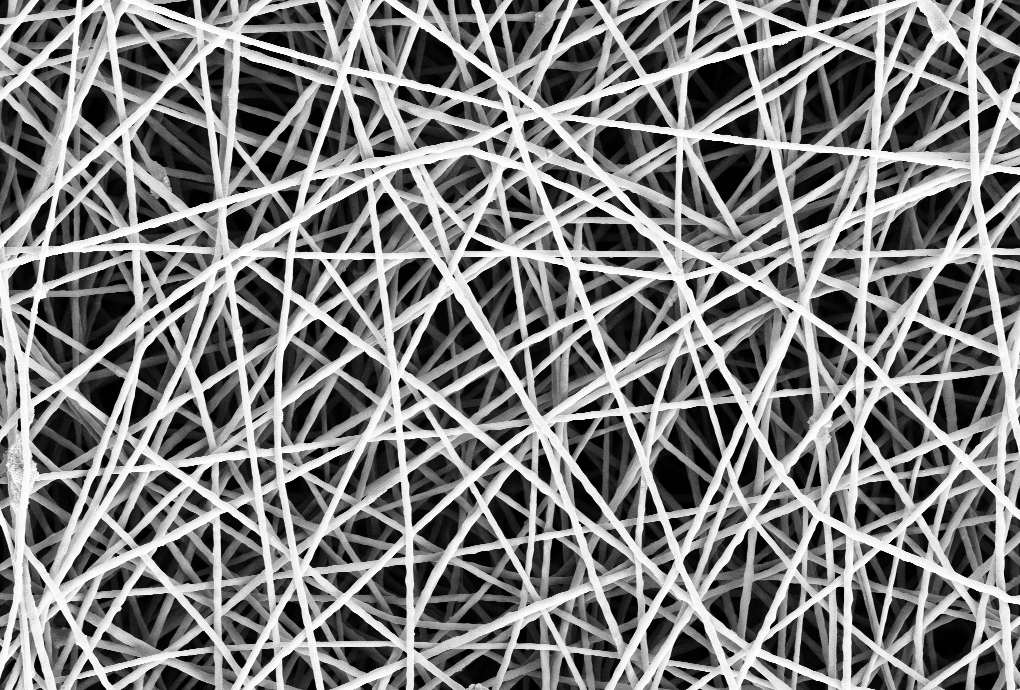
#> input picture data/img_normal.png, 1020 x 690 px
$ jupyter execute --allow-errors lez_17_Anomaly_Detection.ipynb
#> lines starting #> are read from the running program, lines starting #| are printed output that depends on the picture
[cell 1]
from skimage.io import imread
import numpy as np
from scipy.io import loadmat
import scipy as sp
from matplotlib import pyplot as plt
import time

[cell 2]
rootfolder = '..'

Useful function for plot the dictionary

[cell 3]
# [17 lines left out: function get_dictionary_img, not called in this run]

Set all the paramters for the anomaly detection

[cell 4]
# patch size (tha patch is square)
p = 15

# number of patches in the training set for dictionary learning
npatch_dictionary = 10000

# number of patches to estimate the confidence region
npatch_region = 1000

# paramters for the dictionary learning using the KSVD
niter_dl = 10
natom = int(np.round(p**2*1.5))
L = 4

# regularization parameters for the l1 sparse coding
lmbda = 0.18

Construct the training and validation sets
------------------------------------------

[cell 5]
# load the training image and rescale it in [0,1]
img = imread(f'{rootfolder}/data/img_normal.png') / 255
#> img: shape (690, 1020) float64; min 0, max 0.996, mean 0.502

# extract random patches from the image and store them in a matrices S, V
S = np.zeros((p**2, npatch_dictionary))
V = np.zeros((p**2, npatch_dictionary))

# extract npatch random pxp (flattened to M) patches from the image
for i in range(npatch_dictionary):
    x = np.random.randint(0, img.shape[0] - p)
    y = np.random.randint(0, img.shape[1] - p)
    S[:, i] = img[x:x+p, y:y+p].flatten()

for i in range(npatch_region):
    x = np.random.randint(0, img.shape[0] - p)
    y = np.random.randint(0, img.shape[1] - p)
    V[:, i] = img[x:x+p, y:y+p].flatten()

Dictionary Learning
-------------------
Perform preprocessing on the patches in $S$

[cell 6]
# PREPROCESSING: exclude black patches from S
print(S.shape)
#| (225, 10000)
v = np.median(S, axis=0)
#> v = 10000 values, max 0.976 at index 4540, min 0.00392 at index 38, mean 0.528
S = S[:,v > 0.06]
print(S.shape)
#| (225, 9447)

[cell 7]
# PREPROCESSING: remove the mean from each patch
S = S - np.mean(S, axis=0)

Perform dictionary learning via KSVD or MOD

[cell 8]
# [33 lines left out: function OMP, not called in this run]

[cell 9]
'''
# number of columns of the dictionary
N = S.shape[1]

# intialize the dictionary
D = np.random.rand(p**2, N)

# normalize each column of D (zero mean and unit norm)
D -= np.mean(D, axis=0)
norms = np.linalg.norm(D, axis=0)
D /= norms

# number of iteration of the KSVD
max_iter = 5

# maximum number of nonzero coefficients for the sparse coding
L = 4

# initialize the coefficient matrix
X = np.zeros((N, S.shape[1]))


for iter in range(max_iter):
    time_start = time.time()
    print(f'iter {iter}')
    # perform the sparse coding via OMP of all the columns of S
    for n in range(S.shape[1]):
      X[:, n] = OMP(S[:, n], D, L, 1e-3)

    # iterate over the columns of D
    for j in range(N):
        # find which signals uses the j-th atom in the sparse coding
        omega = np.nonzero(X[j, :])[0]

        if len(omega) == 0:
            D[:, j] = np.random.rand(p**2)
            D[:, j] -= D[:, j].mean()  # Remove mean
            D[:, j] /= np.linalg.norm(D[:, j])  # Normalize
        else:
            # compute the residual matrix E, ignoring the j-th atom
            E = S - (D @ X - np.outer(D[:, j], X[j, :]))

            # restrict E to the columns indicated by omega
            Eomega = E[:, omega]

            # compute the SVD of Eomega
            U, Sigma, V = np.linalg.svd(Eomega, full_matrices=False)

            # update the dictionary
            D[:, j] = U[:, 0]

            # update the coefficient matrix
            X[j, omega] = Sigma[0] * V[0, :]

    time_end = time.time()
    print(f'{time_end - time_start:.0f}')
'''
# or load a precomputed dictionary
#> (the rest of this cell did not finish here and is left out)

Show the learned dictionary

#> (a cell that did not finish here is left out)

## Confidence region estimation / density estimation

[cell 11]
# PREPROCESSING: exclude black patches
print(V.shape)
#| (225, 10000)
v = np.median(V, axis=0)
#> v = 10000 values, max 0.969 at index 882, min 0 at index 1000, mean 0.0533
V = V[:,v > 0.06]
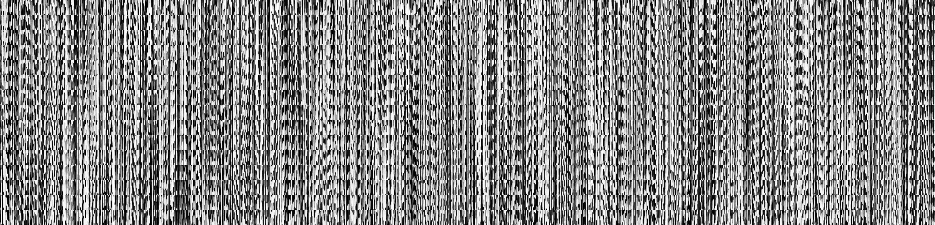
#> V: shape (225, 935) float64; min 0, max 0.996, mean 0.529
print(V.shape)
#| (225, 935)

[cell 12]
# PREPROCESSING: remove the mean from each patch
V = V - np.mean(V, axis=0)
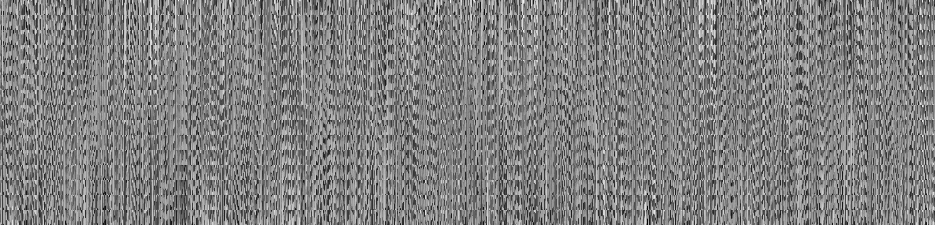
#> V: shape (225, 935) float64; min -0.902, max 0.887, mean -1.09e-17; drawn with min black and max white

[cell 13]
# sparse coding of each patch in V
X = np.zeros((natom, V.shape[1]))
#> (the rest of this cell did not finish here and is left out)

[cell 14]
# computing the anomaly indicators (l1 norm, reconstruction error) for each
# patch in V

A = np.zeros((2, V.shape[1]))     # each column contains the values of the anomaly_scores for a patch

#> (the rest of this cell did not finish here and is left out)

[cell 15]
# estimation of the threshold that gives the desired false positive rate
# using the patches in V

FPR_target = 0.05

# compute the mahalanobis distance for each indicator vector in A
mahal_dist = np.zeros(V.shape[1])
#> mahal_dist = 935 values from 0 to 0
#> (the rest of this cell did not finish here and is left out)

## Test phase

[cell 16]
# load the test image
img_test = imread(f'{rootfolder}/data/img_anom.png') / 255
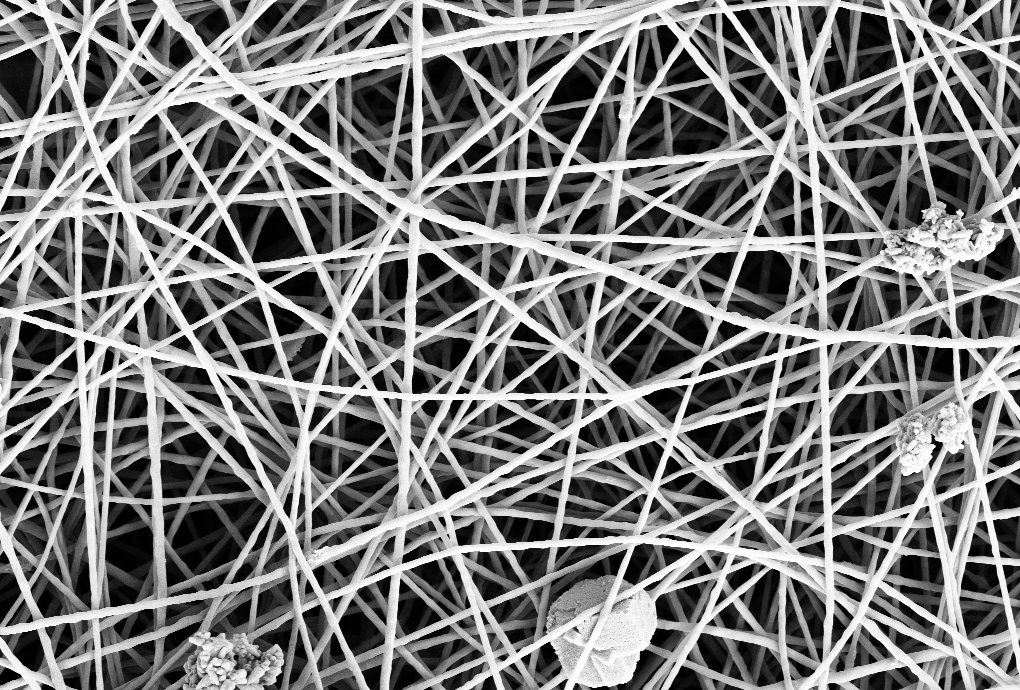
#> input picture data/img_anom.png, 1020 x 690 px
#> img_test: shape (690, 1020) float64; min 0, max 0.996, mean 0.489

imsz = img_test.shape
#> imsz = (690, 1020)

STEP = 4
# initialize the estimated image
heatmap = np.zeros_like(img)

# initialize the weight matrix
weights = np.zeros_like(img)

#> (a cell that did not finish here is left out)

[cell 18]
# normalize the heatmap
heatmap = heatmap / weights

[cell 19]
# plot the heatmap
plt.imshow(heatmap)
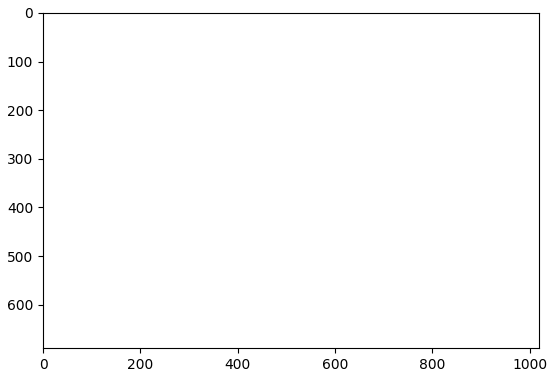
#> figure drawn by matplotlib, 1 panel
